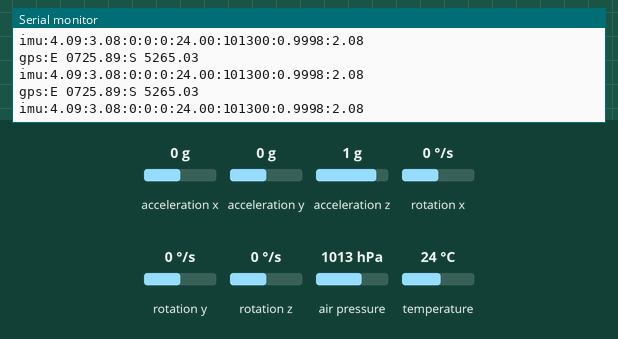
This sketch was run on a simulated Arduino Uno, built with avr-gcc and run on an emulated ATmega328P. Shown: the last lines printed to the serial monitor. Wiring (inferred from the names in the program): ADXL345 accelerometer at I2C address 0x53; L3G4200D gyroscope at I2C address 0x69; BMP180 pressure sensor at I2C address 0x77. The test bench sets the inputs (shaded band); at power-on: acceleration x 0 g, acceleration y 0 g, acceleration z 1 g, rotation x 0 °/s, rotation y 0 °/s, rotation z 0 °/s, air pressure 1013 hPa, temperature 24 °C.

Above: at 1.3 s.
1.4 s: acceleration x set to -0.2 g
At 1.42 s:
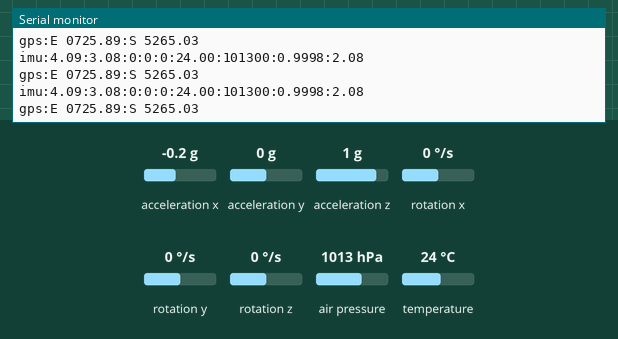
2.9 s: acceleration y set to -1.4 g
At 2.95 s:
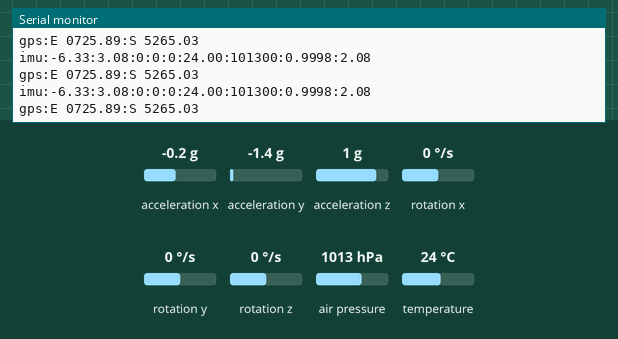
5.9 s: acceleration z set to -1.4 g
At 5.96 s:
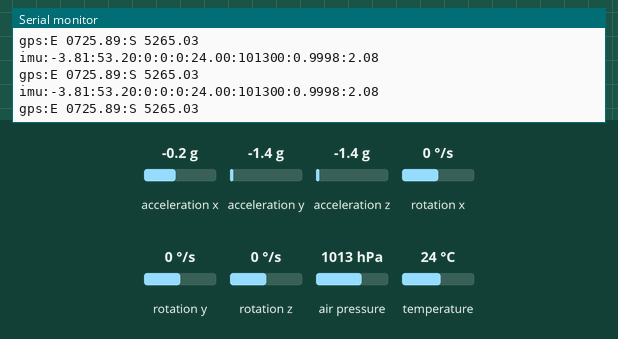
8.9 s: rotation x set to -192 °/s
At 8.91 s:
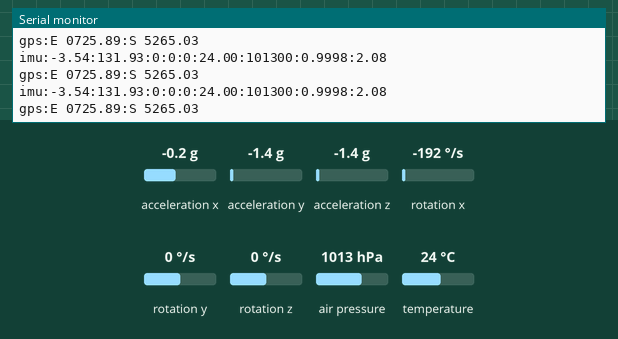
11.9 s: rotation y set to -192 °/s
At 11.91 s:
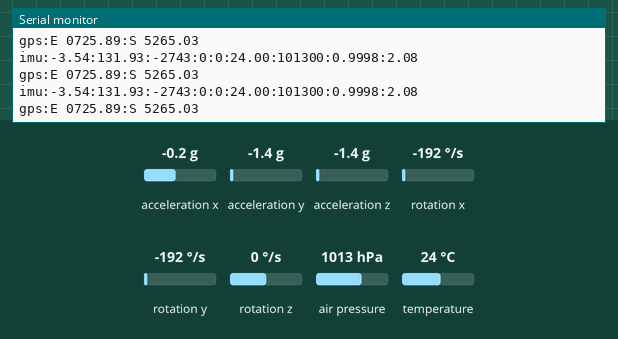
14.9 s: rotation z set to -192 °/s
At 15.04 s:
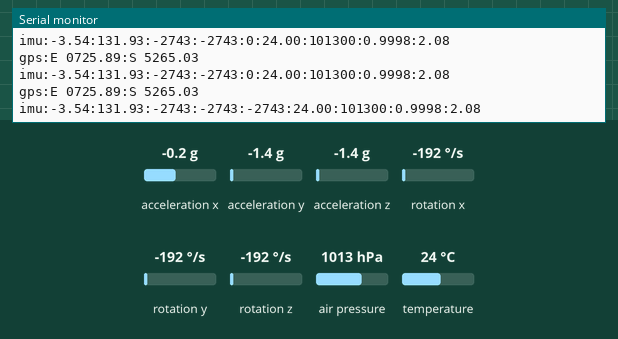
Timing chart, 0 to 17.9 s (numbered marks = the images above; inputs shaded):
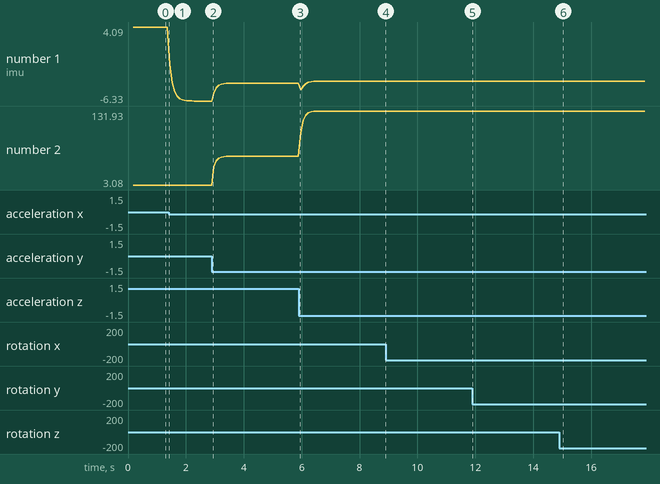

The sketch:

Gyroscope.ino
```cpp
//Arduino 1.0+ only

#include <Wire.h>
#include <ADXL345.h>

const float alpha = 0.5;

double fXg = 0;
double fYg = 0;
double fZg = 0;

ADXL345 acc;


#define CTRL_REG1 0x20
#define CTRL_REG2 0x21
#define CTRL_REG3 0x22
#define CTRL_REG4 0x23
#define CTRL_REG5 0x24

int L3G4200D_Address = 105; //I2C adresse du composant L3G4200D (gyroscope)

int x;
int y;
int z;


#define BMP085_ADDRESS 0x77  // I2C addresse du  BMP085 (baro et thermometre)

const unsigned char OSS = 0;  // adresse de transition

// valeur Calibration
int ac1;
int ac2;
int ac3;
unsigned int ac4;
unsigned int ac5;
unsigned int ac6;
int b1;
int b2;
int mb;
int mc;
int md;
long b5;


void setup(){

  Wire.begin();
  Serial.begin(9600);
  setupL3G4200D(2000); // Configurration L3G4200  - 250, 500 or 2000 deg/sec
  bmp085Calibration(); // configuration  barometer + pressure
  delay(100); //wait for the sensor to be ready
}


// loop
void loop(){
  gyro_acce_sensor();
  gps_data();
 }

 void gps_data(){

    Serial.print("gps");
    Serial.print(":");
    Serial.print("E 0725.89");
    Serial.print(":");
    Serial.print("S 5265.03");

    // fermeture de la trame gps toujours
    Serial.println();
   }


 //debut lecture et envoie valeur  accelerometer  gyroscope, barometre et thermometre

void gyro_acce_sensor(){


  float temperature = bmp085GetTemperature(bmp085ReadUT()); //doit etre appeler en premier
  float pressure = bmp085GetPressure(bmp085ReadUP());
  float atm = pressure / 101325; // "standard atmosphere"
  float altitude = calcAltitude(pressure); //calcul incompensé en - Meters

  delay(20); //delai d'attente pour initialisatisation des registres concernées

  getGyroValues();  //  update x, y, and z  du gyroscope

  delay(20); // delay d'attente ...

  double pitch_acc, roll_acc, Xg, Yg, Zg;
  acc.read(&Xg, &Yg, &Zg);

  delay(20); // delay d'attente ...
  //filtre passe-bas pour le traitemenet et le filtrage accelerometer
  fXg = Xg * alpha + (fXg * (1.0 - alpha));
  fYg = Yg * alpha + (fYg * (1.0 - alpha));
  fZg = Zg * alpha + (fZg * (1.0 - alpha));

  //Roll & Pitch Equations determinantes... peuvent  etres mieux faite ! mais bon ca fonctionne
  // c lessentiel
  roll_acc  = (atan2(-fYg, fZg)*180.0)/M_PI;
  pitch_acc = (atan2(fXg, sqrt(fYg*fYg + fZg*fZg))*180.0)/M_PI;


// ebfin envoie des valeurs
  Serial.print("imu:");
  Serial.print(pitch_acc);  // valeur accelerometer
  Serial.print(":");
  Serial.print(roll_acc);


  Serial.print(":");
  Serial.print(x);          // valeur gyroscope
  Serial.print(":");
  Serial.print(y);
  Serial.print(":");
  Serial.print(z);
  Serial.print(":");
  //Serial.print("Temperature: ");
  Serial.print(temperature, 2); //display 2 decimal places
  //Serial.println("deg C");
  //Serial.print("Pressure: ");
  Serial.print(":");
  Serial.print(pressure, 0); //whole number only.
  //Serial.println(" Pa");
  //Serial.print("Standard Atmosphere: ");
  Serial.print(":");
  Serial.print(atm, 4); //display 4 decimal places
  //Serial.print("Altitude: ");
  Serial.print(":");
  Serial.print(altitude, 2); //display 2 decimal places


  // pour fermer la trames ...hyper important sinon risque de crash
  Serial.println();

}

void getGyroValues(){

  byte xMSB = readRegister(L3G4200D_Address, 0x29);
  byte xLSB = readRegister(L3G4200D_Address, 0x28);
  x = ((xMSB << 8) | xLSB);

  byte yMSB = readRegister(L3G4200D_Address, 0x2B);
  byte yLSB = readRegister(L3G4200D_Address, 0x2A);
  y = ((yMSB << 8) | yLSB);

  byte zMSB = readRegister(L3G4200D_Address, 0x2D);
  byte zLSB = readRegister(L3G4200D_Address, 0x2C);
  z = ((zMSB << 8) | zLSB);
}

// configuration standart  de ce composant ... an e surtout plus modifier
int setupL3G4200D(int scale){

  // initialisation x,y,z ... on doit en principe l'etaindre d'abord
  writeRegister(L3G4200D_Address, CTRL_REG1, 0b00001111);

  // ecriture  sur le registre de control reg 2 pour lajustage du hff
  writeRegister(L3G4200D_Address, CTRL_REG2, 0b00000000);
  writeRegister(L3G4200D_Address, CTRL_REG3, 0b00001000);
  if(scale == 250){
    writeRegister(L3G4200D_Address, CTRL_REG4, 0b00000000);
  }else if(scale == 500){
    writeRegister(L3G4200D_Address, CTRL_REG4, 0b00010000);
  }else{
    writeRegister(L3G4200D_Address, CTRL_REG4, 0b00110000);
  }
  writeRegister(L3G4200D_Address, CTRL_REG5, 0b00000000);
}


/// fonction  barometre  et calibration du barometre

void bmp085Calibration()
{
  ac1 = bmp085ReadInt(0xAA);
  ac2 = bmp085ReadInt(0xAC);
  ac3 = bmp085ReadInt(0xAE);
  ac4 = bmp085ReadInt(0xB0);
  ac5 = bmp085ReadInt(0xB2);
  ac6 = bmp085ReadInt(0xB4);
  b1 = bmp085ReadInt(0xB6);
  b2 = bmp085ReadInt(0xB8);
  mb = bmp085ReadInt(0xBA);
  mc = bmp085ReadInt(0xBC);
  md = bmp085ReadInt(0xBE);
}

// Calcul temperature en deg C
float bmp085GetTemperature(unsigned int ut){
  long x1, x2;

  x1 = (((long)ut - (long)ac6)*(long)ac5) >> 15;
  x2 = ((long)mc << 11)/(x1 + md);
  b5 = x1 + x2;

  float temp = ((b5 + 8)>>4);
  temp = temp /10;

  return temp;
}

// pression
long bmp085GetPressure(unsigned long up){
  long x1, x2, x3, b3, b6, p;
  unsigned long b4, b7;

  b6 = b5 - 4000;
  // Calculate B3
  x1 = (b2 * (b6 * b6)>>12)>>11;
  x2 = (ac2 * b6)>>11;
  x3 = x1 + x2;
  b3 = (((((long)ac1)*4 + x3)<<OSS) + 2)>>2;

  // Calculate B4
  x1 = (ac3 * b6)>>13;
  x2 = (b1 * ((b6 * b6)>>12))>>16;
  x3 = ((x1 + x2) + 2)>>2;
  b4 = (ac4 * (unsigned long)(x3 + 32768))>>15;

  b7 = ((unsigned long)(up - b3) * (50000>>OSS));
  if (b7 < 0x80000000)
    p = (b7<<1)/b4;
  else
    p = (b7/b4)<<1;

  x1 = (p>>8) * (p>>8);
  x1 = (x1 * 3038)>>16;
  x2 = (-7357 * p)>>16;
  p += (x1 + x2 + 3791)>>4;

  long temp = p;
  return temp;
}

// debut du protocolage I2C

char bmp085Read(unsigned char address)
{
  unsigned char data;

  Wire.beginTransmission(BMP085_ADDRESS);
  Wire.write(address);
  Wire.endTransmission();

  Wire.requestFrom(BMP085_ADDRESS, 1);
  while(!Wire.available())
    ;

  return Wire.read();
}

int bmp085ReadInt(unsigned char address)
{
  unsigned char msb, lsb;

  Wire.beginTransmission(BMP085_ADDRESS);
  Wire.write(address);
  Wire.endTransmission();

  Wire.requestFrom(BMP085_ADDRESS, 2);
  while(Wire.available()<2)
    ;
  msb = Wire.read();
  lsb = Wire.read();

  return (int) msb<<8 | lsb;
}

// Read the uncompensated temperature value
unsigned int bmp085ReadUT(){
  unsigned int ut;

  // Write 0x2E into Register 0xF4
  // This requests a temperature reading
  Wire.beginTransmission(BMP085_ADDRESS);
  Wire.write(0xF4);
  Wire.write(0x2E);
  Wire.endTransmission();

  // Wait at least 4.5ms
  delay(5);

  // Read two bytes from registers 0xF6 and 0xF7
  ut = bmp085ReadInt(0xF6);
  return ut;
}

// lecture pression incompens´´e ... bon assez stable
unsigned long bmp085ReadUP(){

  unsigned char msb, lsb, xlsb;
  unsigned long up = 0;


  Wire.beginTransmission(BMP085_ADDRESS);
  Wire.write(0xF4);
  Wire.write(0x34 + (OSS<<6));
  Wire.endTransmission();

  // attente  d'un delai de conversion sur le registre 085
  delay(2 + (3<<OSS));

  // lecture des registres 0xF6 (MSB), 0xF7 (LSB), and 0xF8 (XLSB)
  msb = bmp085Read(0xF6);
  lsb = bmp085Read(0xF7);
  xlsb = bmp085Read(0xF8);

  up = (((unsigned long) msb << 16) | ((unsigned long) lsb << 8) | (unsigned long) xlsb) >> (8-OSS);

  return up;
}


float calcAltitude(float pressure){

  float A = pressure/101325;
  float B = 1/5.25588;
  float C = pow(A,B);
  C = 1 - C;
  C = C /0.0000225577;

  return C;
}

// fonction non utilise ... mais on verra plus tard ce que l'on en fera
void bar_sensor()
{
  float temperature = bmp085GetTemperature(bmp085ReadUT()); //MUST be called first
  float pressure = bmp085GetPressure(bmp085ReadUP());
  float atm = pressure / 101325; // "standard atmosphere"
  float altitude = calcAltitude(pressure); //Uncompensated caculation - in Meters

  //Serial.print("Temperature: ");
  Serial.print(temperature, 2); //display 2 decimal places
  //Serial.println("deg C");
  //Serial.print("Pressure: ");
  Serial.print(pressure, 0); //whole number only.
  //Serial.println(" Pa");
  //Serial.print("Standard Atmosphere: ");
  Serial.print(atm, 4); //display 4 decimal places

  //Serial.print("Altitude: ");
  Serial.println(altitude, 2); //display 2 decimal places
  //Serial.println(" M");

  //Serial.println();//line break

  //delay(1000); //wait a second and get values again.
}

/// end barometer lecture


// pure fonction  wire ... de facon generique lecture et ecriture
/// ici suis fier de moi.... c'etait pas gagner d'avance

void writeRegister(int deviceAddress, byte address, byte val) {
    Wire.beginTransmission(deviceAddress); // start transmission to device
    Wire.write(address);       // send register address
    Wire.write(val);         // send value to write
    Wire.endTransmission();     // end transmission
}

int readRegister(int deviceAddress, byte address){

    int v;
    Wire.beginTransmission(deviceAddress);
    Wire.write(address); // register to read
    Wire.endTransmission();
    Wire.requestFrom(deviceAddress, 1); // read a byte
    while(!Wire.available()) {
        // waiting
    }

    v = Wire.read();
    return v;
}
```

Measured:
- the behaviour switches between 0 and -0.1 g on acceleration x (found by bisection; images 0 and 1)
- after the input at 14.9 s, the serial monitor: prints a new line after 0.08 s (image 6)
- plotted number 1: 4.09 → -6.33 after the input at 1.4 s, -6.33 → -3.81 after the input at 2.9 s, -3.81 → -3.54 after the input at 5.9 s
- plotted number 2: 3.08 → 53.2 after the input at 2.9 s, 53.2 → 131.93 after the input at 5.9 s
